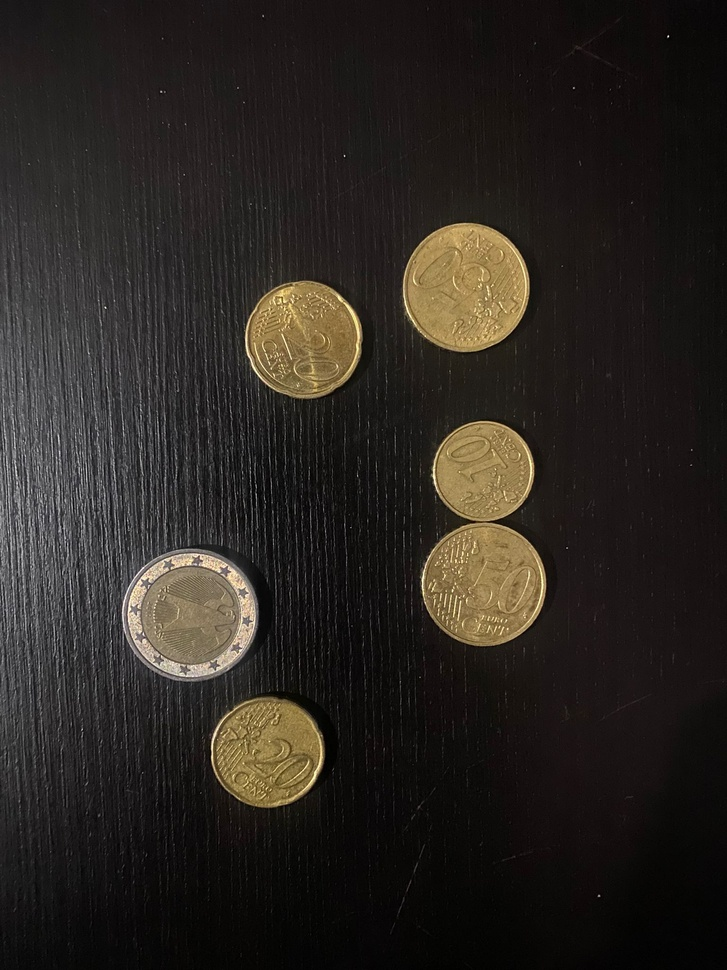
#> input picture img lounes medjbour.jpg, 727 x 970 px, shrunk from 1536 x 2048 before the run
$ python -i segmentation.py   (imports and definitions only)
#> lines starting #> are read from the running program, lines starting #| are printed output that depends on the picture
#> further down, picture is the input picture: shape (970, 727, 3); mean B, G, R 32.8, 37.7, 42.5
"""
Segmentation des pièces euro dans une image.

Détecte les contours circulaires via la transformée de Hough et filtre
les doublons pour ne conserver qu'une détection par pièce physique.

Auteurs : Équipe ImageGroupe
Date    : 2026
"""
import cv2
import numpy as np


def segment_piece(image):
    """
    Détecte les pièces circulaires dans une image BGR.

    Applique un flou gaussien pour réduire le bruit, puis la transformée
    de Hough pour trouver les cercles. Les doublons (cercles dont les
    surfaces se chevauchent à plus de 70 %) sont éliminés en conservant
    le plus grand.

    Args:
        image (np.ndarray): Image BGR de dimensions (H, W, 3).

    Returns:
        list[tuple[int, int, int]]: Liste de triplets (x, y, rayon) en pixels,
            triés du plus grand au plus petit rayon.
    """
    h, w  = image.shape[:2]
#> h = 970; w = 727
    min_r = int(min(h, w) * 0.05)
#> min_r = 36
    max_r = int(min(h, w) * 0.28)
#> max_r = 203

    gray = cv2.cvtColor(image, cv2.COLOR_BGR2GRAY)
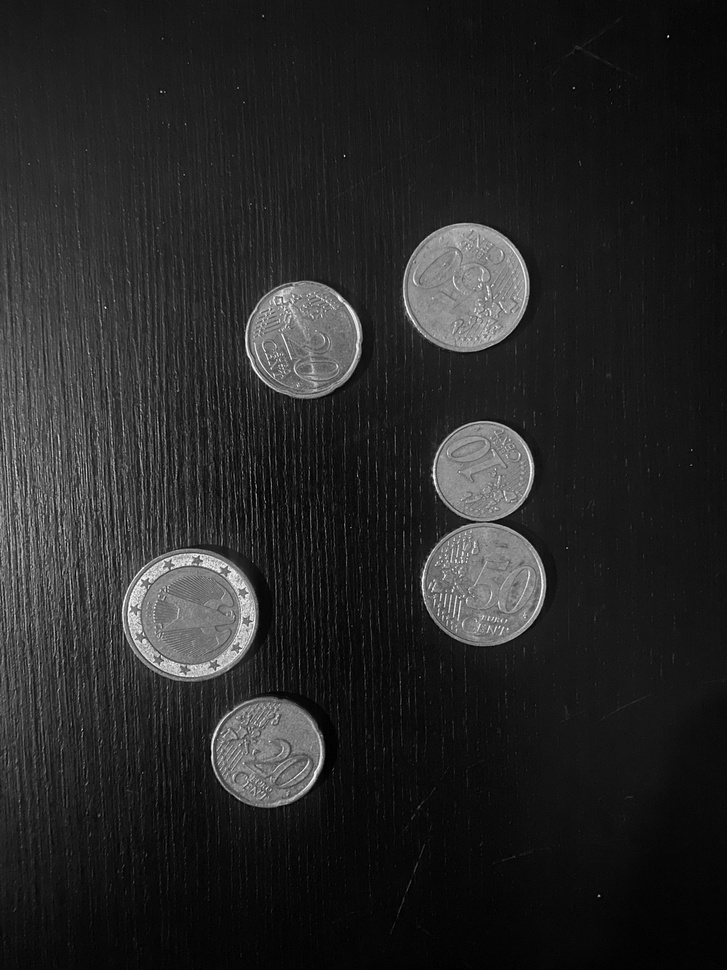
#> gray: shape (970, 727); min 0, max 253, mean 38.6
    gray = cv2.GaussianBlur(gray, (11, 11), 3)

    circles = cv2.HoughCircles(
        gray,
        cv2.HOUGH_GRADIENT,
        dp=1.2,
        minDist=int(min_r * 2),
        param1=100,
        param2=55,
        minRadius=min_r,
        maxRadius=max_r,
    )
#> circles = [[483, 583.8, 62.28], [465, 286.2, 64.2], [191.4, 613.8, 64.68], [301.8, 339, 59.16], [267, 751.8, 56.16], [484.2, 471, 50.52]]

    if circles is None:
        return []

    # Arrondi et cast en entiers pour des coordonnées pixel
    circles = np.round(circles[0]).astype(int)
#> circles = [[483, 584, 62], [465, 286, 64], [191, 614, 65], [302, 339, 59], [267, 752, 56], [484, 471, 51]]

    # Dédoublonnage : on parcourt du plus grand au plus petit rayon.
    # Un cercle est rejeté si son centre est à moins de 70 % de la somme
    # des rayons d'un cercle déjà retenu (chevauchement significatif).
    filtered = []
    for (x, y, r) in sorted(circles, key=lambda c: c[2], reverse=True):
        keep = True
        for (x2, y2, r2) in filtered:
            dist = np.sqrt((x - x2) ** 2 + (y - y2) ** 2)
            if dist < (r + r2) * 0.7:
                keep = False
                break
        if keep:
            filtered.append((x, y, r))
#> this loop made 6 passes
#> after the loop, filtered = [(191, 614, 65), (465, 286, 64), (483, 584, 62), (302, 339, 59), (267, 752, 56), (484, 471, 51)]

    return filtered

>>> import cv2
>>> picture = cv2.imread('../img lounes medjbour.jpg')
>>> result = segment_piece(picture)
#> result has the same summary as filtered in segment_piece
